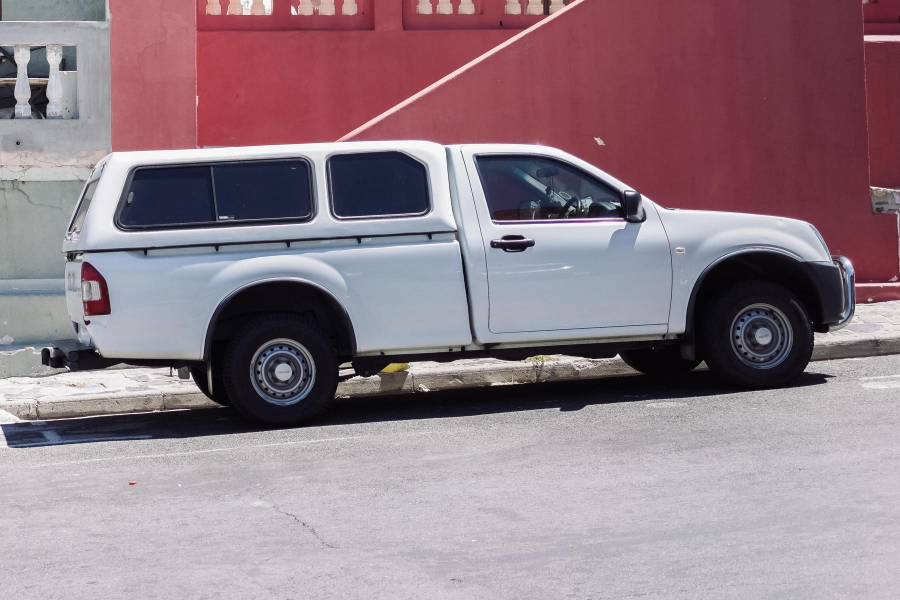
#> input picture images/truck.jpg, 1800 x 1200 px (shown at 1/2 size)
$ python test_live_video.py
#> lines starting #> are read from the running program, lines starting #| are printed output that depends on the picture
### live_input.py
"""Bounded, isolated OpenCV capture for USB cameras and looping video files."""

import multiprocessing as mp
import queue
import sys
import time
from pathlib import Path

import cv2


# [55 lines left out: functions find_camera, capture_frames, not called in this run]


class LiveInput:
    """One latest frame; a blocked camera driver cannot block the GTK thread."""

    def __init__(self, source):
        context = mp.get_context("spawn")
        self.output = context.Queue(maxsize=1)
        self.stop = context.Event()
        self.process = context.Process(
            target=capture_frames, args=(source, self.output, self.stop), daemon=True
        )
        self.process.start()
        self.last_frame = time.monotonic()

    # [24 lines left out: functions read, close, not called in this run]

### scripts/test_live_video.py
#!/usr/bin/env python3
"""Device smoke test: real video capture through the GUI's inference worker."""

import argparse
import json
import sys
import tempfile
import time
from pathlib import Path

import cv2
import numpy as np

ROOT = Path(__file__).resolve().parents[1]
sys.path.insert(0, str(ROOT))

from live_input import LiveInput  # noqa: E402
from runtime_worker import RuntimeWorker  # noqa: E402
from settings import BACKENDS  # noqa: E402


def main():
    parser = argparse.ArgumentParser(description=__doc__)
    parser.add_argument("--backends", nargs="+", choices=BACKENDS, default=["ailia_npu", "ort_cpu"])
    parser.add_argument(
        "--models",
        nargs="+",
        choices=("sam", "grounding", "depth", "yolox", "vit"),
        default=["sam", "grounding", "depth", "yolox", "vit"],
    )
    parser.add_argument(
        "--timeout", type=float, default=600, help="Per-frame timeout, including first model Open"
    )
    args = parser.parse_args()
    with tempfile.TemporaryDirectory(prefix="ailia-live-") as directory:
        video = str(Path(directory) / "test.avi")
        image = cv2.imread(str(ROOT / "images/truck.jpg"))
#> image is the input picture: shape (1200, 1800, 3); mean B, G, R 135.2, 126.5, 145.8
        image = cv2.resize(image, (640, 480))
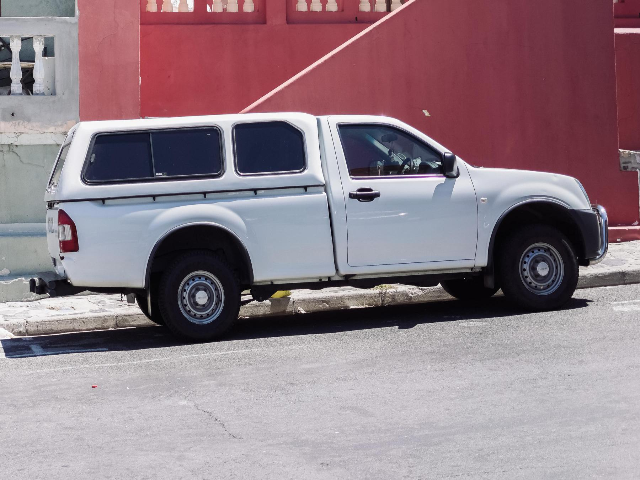
#> image: shape (480, 640, 3); mean B, G, R 135.1, 126.4, 145.7
        writer = cv2.VideoWriter(
            video, cv2.CAP_OPENCV_MJPEG, cv2.VideoWriter_fourcc(*"MJPG"), 10, (640, 480)
        )
        if not writer.isOpened():
            raise RuntimeError("MJPG video writer unavailable")
        for offset in range(20):
            writer.write(np.roll(image, offset, axis=1))
        writer.release()
        capture, runner = LiveInput(video), RuntimeWorker(ROOT / "models")
        try:
            for model in args.models:
                for backend in args.backends:
                    process = None
                    for index in range(2):
                        deadline = time.monotonic() + 10
                        item = None
                        while item is None and time.monotonic() < deadline:
                            item = capture.read()
                            time.sleep(0.02)
                        if item is None or item[0] != "frame":
                            raise RuntimeError(f"Capture failed: {item}")
                        runner.submit(
                            dict(
                                model=model,
                                backend=backend,
                                action="live",
                                image=item[1],
                                points=[[0.5, 0.5, 1]],
                                caption="truck. person.",
                                video_mode=False,
                            )
                        )
                        if index and runner.process.pid != process:
                            raise RuntimeError("Session was not retained between frames")
                        process = runner.process.pid
                        seen = False
                        while True:
                            result = runner.responses.get(timeout=args.timeout)
                            if result["kind"] == "error":
                                raise RuntimeError(result["text"])
                            if result["kind"] == "result":
                                seen = True
                                key = {
                                    "sam": "mask",
                                    "depth": "depth",
                                    "vit": "classifications",
                                }.get(model, "detections")
                                if key not in result:
                                    raise RuntimeError(f"Missing output: {key}")
                                if key in ("mask", "depth") and not np.isfinite(result[key]).all():
                                    raise RuntimeError("Non-finite output")
                                print(
                                    json.dumps(
                                        dict(
                                            model=model,
                                            backend=backend,
                                            frame=index,
                                            inference_ms=result["encoder_ms"],
                                            output=key,
                                        )
                                    ),
                                    flush=True,
                                )
                            if result["kind"] == "done":
                                if not seen:
                                    raise RuntimeError("Missing inference result")
                                break
        finally:
            runner.close()
            capture.close()


if __name__ == "__main__":
#> (the run stopped early here; a loop or call above may not have finished)
